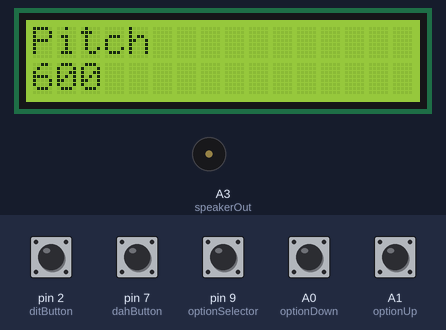
Simulated run of this sketch. Board: Arduino Uno, built with avr-gcc and run on an emulated ATmega328P. Parts: 16×2 character LCD, buzzer (waves = sounding). The inputs (shaded band) are chosen by the test bench; at power-on: A0 (optionDown), A1 (optionUp), pin 2 (ditButton), pin 7 (dahButton), pin 9 (optionSelector) HIGH.

Above: at 1.2 s.
1.3 s: pin 2 (ditButton) pulled LOW for 1 s
At 2.8 s:
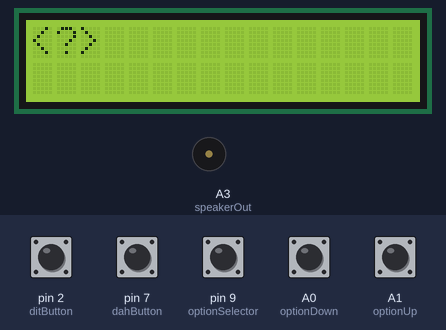
3.8 s: pin 7 (dahButton) pulled LOW for 0.15 s
At 4.7 s:
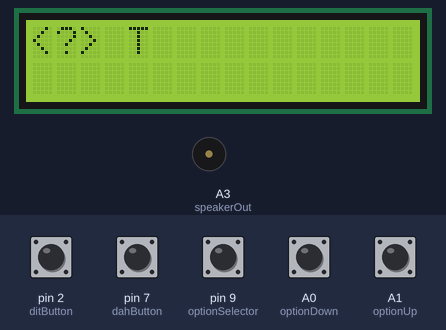
5.7 s: pin 9 (optionSelector) pulled LOW for 0.15 s
At 6.2 s:
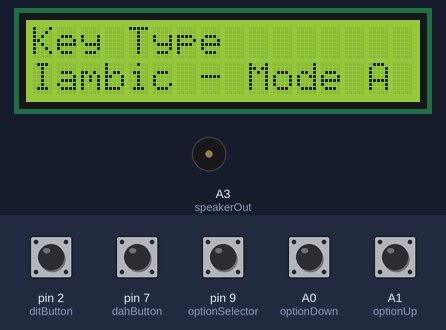
7.3 s: A0 (optionDown) pulled LOW for 0.15 s
At 7.9 s:
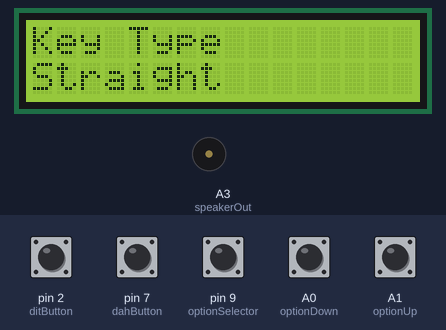
8.9 s: pin 2 (ditButton) pulled LOW for 0.15 s
At 9.7 s:
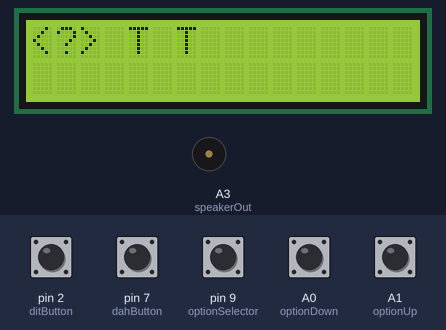
10.7 s: A0 (optionDown) pulled LOW for 1 s
At 11.7 s:
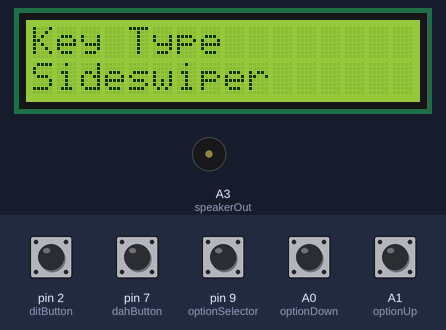
Timing chart, 0 to 13.7 s (numbered marks = the images above; inputs shaded):
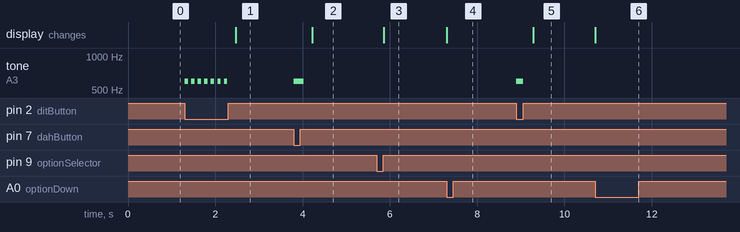

Measured:
- after the input at 1.3 s, tone on A3 (speakerOut): alternates 600 Hz for 0.08 s and silent for 0.08 s, 14 changes in all, then stays silent, starting at once; the display: changes after 1.2 s (image 1)
- after the input at 3.8 s, tone on A3 (speakerOut): silent → 600 Hz at once, → silent 0.23 s later; the display: changes after 0.42 s (image 2)
- after the input at 5.7 s, the display: changes after 0.16 s (image 3)
- after the input at 7.3 s, the display: changes at once (image 4)
- after the input at 8.9 s, tone on A3 (speakerOut): silent → 600 Hz at once, → silent 0.15 s later; the display: changes after 0.38 s (image 5)
- after the input at 10.7 s, the display: changes at once (image 6)

The sketch:

MorseKeyTool.ino
```cpp
#include <EEPROM.h>

//LCD SETUP
#include <LiquidCrystal.h>
const int rs = 12, en = 11, d4 = 5, d5 = 4, d6 = 3, d7 = 8;
LiquidCrystal lcd(rs, en, d4, d5, d6, d7);

// this constant won't change:
const int optionDown = A0;
const int optionUp = A1;
const int optionSelector = 9;
const int ditButton = 2;    // the pin that the pushbutton is attached to
const int dahButton = 7;    // the pin that the pushbutton is attached to

// Variables will change:
//unsigned long startPressTime;
unsigned long endPressTime;
unsigned long gapTime;
int buttonPushCounter = 0;   // counter for the number of button presses
int ditButtonState = 0;         // current state of the button
int ditLastButtonState = 0;     // previous state of the button
int dahButtonState = 0;         // current state of the button
int dahLastButtonState = 0;     // previous state of the button
bool ditPlaying = false;
bool dahPlaying = false;
bool ditPressed = false;
bool dahPressed = false;
bool gapTimerRunning = false;
bool gapTimerMaxReached = false; // once gap reaches 7 * wpm, gaptimer stops
bool interCharacterTimeReached = false; // once gap reaches 3 *8 wpm, denotes start of next letter
char lastPlayed = "";
int wpm = 16;
float ditSpeed = 75; // length of a dit in ms
int pitch = 600;
int mode = 0;

// wpm
// wpm = (60/(wpm*50))*1000

int option = 0;
int optionButtonPrevState = 0;
bool optionsDisplaying = false;
unsigned long optionsDisplayStart;

bool optionUpPrevState = 0;
bool optionDownPrevState = 0;
unsigned long optionHoldStart = 0;
int keyType = 0;
unsigned long straightKeyToneLength = 0;
bool straightKeyPressed = false;
bool paddlePressed = false;
int ditPaddle = 0;
//bool audioOutConnected = false;
int audioOut = 0; // 0 = Speaker, 1 = AUX
const int speakerOut = A3;

String morseBuffer = "";
String letterBuffer = "";


void setup() {
  lcd.begin(16, 2);

  // initialize the button pin as a input:
  pinMode(ditButton, INPUT_PULLUP);
  pinMode(dahButton, INPUT_PULLUP);
  pinMode(optionSelector, INPUT_PULLUP);
  pinMode(optionDown, INPUT_PULLUP);
  pinMode(optionUp, INPUT_PULLUP);

//  pinMode(A5, INPUT_PULLUP);
//  pinMode(A4, OUTPUT);

  // initialize serial communication:
  Serial.begin(19200);
}


// MORSE BUFFER FUNCTIONS
void addToMorseBuffer(char morse) {
  morseBuffer += String(morse);
}
void clearMorseBuffer() {
  morseBuffer = "";
}

// TONE FUNCTIONS
void playDit() {
  if ((ditButtonState == LOW or (dahButtonState == LOW and ditPaddle == 1)) and ditPlaying == false) {
    ditPlaying = true;
    addToMorseBuffer('.');
    if (audioOut == 1) {
      tone(6, pitch, ditSpeed);
    } else if (audioOut == 0) {
      tone(A3, pitch, ditSpeed);
    }

    delay((float)ditSpeed*2);
    ditPlaying = false;
    lastPlayed = '.';
  }
}
void playDah() {
  if ((dahButtonState == LOW or (ditButtonState == LOW and ditPaddle == 1)) and dahPlaying == false) {
    dahPlaying = true;
    addToMorseBuffer('-');
    if (audioOut == 1) {
      tone(6, pitch, ditSpeed*3);
    } else if (audioOut == 0) {
      tone(A3, pitch, ditSpeed*3);
    }
    delay((float)ditSpeed*4);
    dahPlaying = false;
    lastPlayed = '-';
  }
}

// GAP TIMER FUNCTIONS
void startGapTimer() {
  gapTimerRunning = true;
  endPressTime = millis();
}
void stopGapTimer() {
  gapTimerRunning = false;
//  startPressTime = millis();
//  unsigned long t = startPressTime - endPressTime;
//  return t;
}

float ratio = 1;
void checkGapTime(unsigned long t) {

  // if ditDah gap time reaches inter-character gap time (3 * ditSpeed)
  unsigned long gapTime = millis() - t;
  if (keyType < 3) {
    ratio = 0.5;
  } else {ratio = 1;}
  if ((gapTime > (ditSpeed * ratio * 3)) and gapTime < ditSpeed * 7) {
    interCharacterTimeReached = true;

    if (morseBuffer[0] != 0) {
      convertMorseBufferToLetter();
      clearMorseBuffer();
    }
  }

  // if ditDah gap time reaches inter-word gap time (7 * ditSpeed)
  else if (gapTime > (ditSpeed * 7)) {
    if (letterBuffer.length() > 0) {
      addSpaceToLetterBuffer();
    }
    stopGapTimer();
    gapTimerMaxReached = true;
    clearMorseBuffer();
  }
}

// LETTER BUFFER FUNCTIONS
void checkLetterBufferLength() {
  if (letterBuffer.charAt(0) == " ") {
    letterBuffer.remove(0, 1);
  }
  while (letterBuffer.length() > 32) {
    letterBuffer.remove(0, 1);
  }
}
void addSpaceToLetterBuffer() {
  letterBuffer += " ";
  checkLetterBufferLength();
}

// LCD FUNCTIONS
void updateLCD() {
  String line1 = "";
  String line2 = "";

  if (optionsDisplaying) {
    lcd.clear();
  }

  if (letterBuffer.length() > 16) {
    line1 = letterBuffer.substring(0, 16); // First line of LCD
    line2 = letterBuffer.substring(16,32); // Second line of LCD
  }
  else {
    line1 = letterBuffer;
  }

  lcd.setCursor(0,0);
  lcd.print(line1);
  lcd.setCursor(0,1);
  lcd.print(line2);
}
void updateLCD_options(String option, int value) {
//  if (optionsDisplaying) {
    lcd.clear();
//  }

  String line1 = option;
  String line2 = String(value);
  if (option == "Key Type") {
    if (value == 0) {
      line2 = "Iambic - Mode A";
    } else if (value == 1) {
      line2 = "Iambic - Mode B";
    } else if (value == 2) {
      line2 = "Single Lever";
    } else if (value == 3) {
      line2 = "Sideswiper";
    } else if (value == 4) {
      line2 = "Straight";
    }
  } else if (option == "Dit Paddle") {
    if (value == 0) {
      line2 = "Left";
    } else if (value == 1) {
      line2 = "Right";
    }
  } else if (option == "Audio Output") {
    if (value == 0) {
      line2 = "Speaker";
    } else if (value == 1) {
      line2 = "Aux Out";
    }
  }

  lcd.setCursor(0,0);
  lcd.print(line1);
  lcd.setCursor(0,1);
  lcd.print(line2);
}

// MORSE CONVERSION FUNCTION
void convertMorseBufferToLetter() {
  String ditDahs = "";
  String letter = "";

  int i = 0;
  while (morseBuffer[i] != 0) {
    ditDahs += String(morseBuffer[i]);
    i++;
  }

  clearMorseBuffer();

  if (ditDahs == ".-") { letter = "A"; }
    else if (ditDahs == "-...") { letter = "B"; }
    else if (ditDahs == "-.-.") { letter = "C"; }
    else if (ditDahs == "-..") { letter = "D"; }
    else if (ditDahs == ".") { letter = "E"; }
    else if (ditDahs == "..-.") { letter = "F"; }
    else if (ditDahs == "--.") { letter = "G"; }
    else if (ditDahs == "....") { letter = "H"; }
    else if (ditDahs == "..") { letter = "I"; }
    else if (ditDahs == ".---") { letter = "J"; }
    else if (ditDahs == "-.-") { letter = "K"; }
    else if (ditDahs == ".-..") { letter = "L"; }
    else if (ditDahs == "--") { letter = "M"; }
    else if (ditDahs == "-.") { letter = "N"; }
    else if (ditDahs == "---") { letter = "O"; }
    else if (ditDahs == ".--.") { letter = "P"; }
    else if (ditDahs == "--.-") { letter = "Q"; }
    else if (ditDahs == ".-.") { letter = "R"; }
    else if (ditDahs == "...") { letter = "S"; }
    else if (ditDahs == "-") { letter = "T"; }
    else if (ditDahs == "..-") { letter = "U"; }
    else if (ditDahs == "...-") { letter = "V"; }
    else if (ditDahs == ".--") { letter = "W"; }
    else if (ditDahs == "-..-") { letter = "X"; }
    else if (ditDahs == "-.--") { letter = "Y"; }
    else if (ditDahs == "--..") { letter = "Z"; }
    else if (ditDahs == "-----") { letter = "0"; }
    else if (ditDahs == ".----") { letter = "1"; }
    else if (ditDahs == "..---") { letter = "2"; }
    else if (ditDahs == "...--") { letter = "3"; }
    else if (ditDahs == "....-") { letter = "4"; }
    else if (ditDahs == ".....") { letter = "5"; }
    else if (ditDahs == "-....") { letter = "6"; }
    else if (ditDahs == "--...") { letter = "7"; }
    else if (ditDahs == "---..") { letter = "8"; }
    else if (ditDahs == "----.") { letter = "9"; }
    else if (ditDahs == "--..--") { letter = ","; }
    else if (ditDahs == "..--..") { letter = "?"; }
    else if (ditDahs == "-.-.--") { letter = "!"; }
    else if (ditDahs == "-....-") { letter = "-"; }
    else if (ditDahs == "-..-.") { letter = "/"; }
    else if (ditDahs == ".--.-.") { letter = "@"; }
    else if (ditDahs == "-.--.") { letter = "("; }
    else if (ditDahs == "-.--.-") { letter = ")"; }
    else if (ditDahs == ".----.") { letter = "'"; }
    else if (ditDahs == ".-..-.") { letter = "\""; }
    else if (ditDahs == ".-...") { letter = "&"; }
    else if (ditDahs == "---...") { letter = ") {"; }
    else if (ditDahs == "-.-.-.") { letter = ";"; }
    else if (ditDahs == "-...-") { letter = "="; }
    else if (ditDahs == ".-.-.") { letter = "+"; }
    else if (ditDahs == "..--.-") { letter = "_"; }
    else if (ditDahs == "...-..-") { letter = "$"; }
    else if (ditDahs == ".-.-.-") { letter = "."; }
    else if (ditDahs == "........") { letter = "<HH>"; }
    else if (ditDahs == ".-.-") { letter = "<AA>"; }
    else if (ditDahs == ".-...") { letter = "<AS>"; }
    else if (ditDahs == "-...-.-") { letter = "<BK>"; }
    else if (ditDahs == "-.-..-..") { letter = "<CL>"; }
    else if (ditDahs == "-.-.-") { letter = "<CT>"; }
    else if (ditDahs == "-..---") { letter = "<DO>"; }
    else if (ditDahs == "-.-.-") { letter = "<KA>"; }
    else if (ditDahs == "-.--.") { letter = "<KN>"; }
    else if (ditDahs == "...-.-") { letter = "<SK>"; }
    else if (ditDahs == "...-.") { letter = "<SN>"; }
    else if (ditDahs == "...---...") { letter = "<SOS>"; }
    else {
      letter = "<?>";
      }

  letterBuffer += letter;
  checkLetterBufferLength();

  updateLCD();
}


void updateOption(int value) {
  if (option == 0) {
    wpm = wpm + value;
    if (wpm > 30) { wpm = 30; }
    if (wpm < 5) { wpm = 5; }
    ditSpeed = (float)1200/wpm;
    optionsDisplaying = true;
    updateLCD_options("WPM", wpm);
    optionsDisplayStart = millis();
  }
  else if (option == 1) {
    pitch = pitch + (value*10);
    if (pitch > 1000) { pitch = 1000; }
    if (pitch < 400) { pitch = 400; }
    optionsDisplaying = true;
    updateLCD_options("Pitch", pitch);
    optionsDisplayStart = millis();
  }
  else if (option == 2) {
    keyType = keyType + value;
    if (keyType > 4) {
      keyType = 0;
    } else if (keyType < 0) {
      keyType = 4;
    }
    if (keyType > 1 and option == 3) {
      option += 1;
    }

    // Iambic Mode A, Iambic Mode B, Single Lever, Straight
    updateLCD_options("Key Type", keyType);
    optionsDisplaying = true;
    optionsDisplayStart = millis();
  }
  else if (option == 3) {
    ditPaddle = ditPaddle + value;
    if (ditPaddle > 1) {
      ditPaddle = 0;
    } else if (ditPaddle < 0) {
      ditPaddle = 1;
    }
    updateLCD_options("Dit Paddle", ditPaddle);
    optionsDisplaying = true;
    optionsDisplayStart = millis();
  }
}

void loop() {


  // Clear OPTIONS from LCD screen after 5 seconds
  if (optionsDisplaying == true and (millis() - optionsDisplayStart) > 5000) {
    updateLCD();
    optionsDisplaying = false;
  }

  // Handle OPTION UP button press/depress
  if (digitalRead(optionUp) == 0 and optionUpPrevState == 1) {
    optionUpPrevState = 0;
    optionHoldStart = millis();
    updateOption(1);
  }
  else if (digitalRead(optionUp) == 0 and optionUpPrevState == 0 and ((millis() - optionHoldStart)>2000)) {
    updateOption(1);
  }
  else if (digitalRead(optionUp) == 1) {
    optionUpPrevState = 1;
  }
  // Handle OPTION DOWN button press/depress
  if (digitalRead(optionDown) == 0 and optionDownPrevState != 0) {
    optionDownPrevState = 0;
    optionHoldStart = millis();
    updateOption(-1);
  }
  else if (digitalRead(optionDown) == 0 and optionDownPrevState == 0 and ((millis() - optionHoldStart)>2000)) {
    updateOption(-1);
  }
  else if (digitalRead(optionDown) == 1) {
    optionDownPrevState = 1;
  }


  // Handle OPTIONS button press/depress
  if (digitalRead(optionSelector) == 1 and optionButtonPrevState != 1) {
    optionButtonPrevState = 1;
    option += 1;
    if (option > 3) { option = 0; }
    // Skip option 3 if not in Iambic (double-paddle) mode
    if (option == 3 and (keyType > 1)) {
      option += 1;
    }
    if (option == 0) {
      optionsDisplaying = true;
      updateLCD_options("WPM", wpm);
      optionsDisplayStart = millis();
    }
    else if (option == 1) {
      optionsDisplaying = true;
      updateLCD_options("Pitch", pitch);
      optionsDisplayStart = millis();
    }
    else if (option == 2) {
      optionsDisplaying = true;
      updateLCD_options("Key Type", keyType);
      optionsDisplayStart = millis();
    }
    else if (option == 3) {
      optionsDisplaying = true;
      updateLCD_options("Dit Paddle", ditPaddle);
      optionsDisplayStart = millis();
    }
//    else if (option == 4) {
//      optionsDisplaying = true;
//      updateLCD_options("Save Config", 1);
//      optionsDisplayStart = millis();
//    }
  }
  else if (digitalRead(optionSelector) == 0 and optionButtonPrevState == 1) {
    optionButtonPrevState = 0;
  }

  // Handle CW Key press/depress
  if (keyType < 3) {
    ditButtonState = digitalRead(ditButton);
    dahButtonState = digitalRead(dahButton);

    // If either paddle is pressed...
    if (ditButtonState == LOW or dahButtonState == LOW) {
      gapTimerMaxReached = false;
//      interCharacterTimeReached = false;
      checkGapTime(millis());
      if (gapTimerRunning == true) {
        stopGapTimer();
      }
      paddlePressed = true;
    }

    // Handle Iambic Mode A or B paddle presses
    // BOTH paddles pressed
    if (ditButtonState == LOW and dahButtonState == LOW and (keyType == 0 or keyType == 1)) {
      if (lastPlayed == '.') {
        playDah();
        if (keyType == 1) { // If in Iambic Mode B
          playDit();
        }
      }
      else if (lastPlayed == '-') {
        playDit();
        if (keyType == 1) {
          playDah();
        }
      }
      else {
        playDit();
        playDah();
        if (keyType == 1) { // If in Iambic Mode B
          playDit();
        }
      }
    }
    // Iambic Mode A, Iambic Mode B, or Single Lever
    else if (dahButtonState == LOW and ditButtonState == HIGH and keyType < 3) {
      // Paddles in normal orientation
      if (ditPaddle == 0) {
        playDah();
      }
      // Paddles in switched orientation
      else if (ditPaddle == 1) {
        playDit();
      }
    }
    // Iambic Mode A, Iambic Mode B, or Single Lever
    else if (ditButtonState == LOW and dahButtonState == HIGH and keyType < 3) {
      if (ditPaddle == 0) {
        playDit();
      }
      // Paddles in switched orientation
      else if (ditPaddle == 1) {
        playDah();
      }
    }

    // If no paddle is pressed and gapTimer is not running and hasn't maxed out...
    else if (ditButtonState == HIGH and dahButtonState == HIGH and gapTimerRunning == false and gapTimerMaxReached == false) {
      if (paddlePressed) {
        startGapTimer();
        paddlePressed = false;
      }

    }
  }

  // Sideswiper Key
  if (keyType == 3) {
    ditButtonState = digitalRead(ditButton);
    dahButtonState = digitalRead(dahButton);

    if (ditButtonState == LOW or dahButtonState == LOW) {
      tone(speakerOut, pitch);

      if (!straightKeyPressed) {
        straightKeyToneLength = millis();
        gapTimerMaxReached = false;
        interCharacterTimeReached = false;
        if (gapTimerRunning == true) {
          stopGapTimer();
        }
      }

      straightKeyPressed = true;
  //    Serial.
    }
    else if (ditButtonState == HIGH and dahButtonState == HIGH) {
      noTone(speakerOut);


      if (straightKeyPressed) {
        unsigned long toneLength = millis() - straightKeyToneLength;

        if (toneLength < ditSpeed*1.5 and toneLength > 5) {
          addToMorseBuffer('.');
        } else if (toneLength > 5) {
          addToMorseBuffer('-');
        }
        startGapTimer();
        straightKeyPressed = false;
      }
    }
  }

  // Straight Key
  if (keyType == 4) {
    ditButtonState = digitalRead(ditButton);

    if (ditButtonState == LOW) {
      tone(speakerOut, pitch);

      if (!straightKeyPressed) {
        straightKeyToneLength = millis();
        gapTimerMaxReached = false;
        interCharacterTimeReached = false;
        if (gapTimerRunning == true) {
          stopGapTimer();
        }
      }

      straightKeyPressed = true;
  //    Serial.
    }
    else if (ditButtonState == HIGH) {
      noTone(speakerOut);


      if (straightKeyPressed) {
        unsigned long toneLength = millis() - straightKeyToneLength;

        if (toneLength < ditSpeed*1.5 and toneLength > 5) {
          addToMorseBuffer('.');
        } else if (toneLength > 5) {
          addToMorseBuffer('-');
        }
        startGapTimer();
        straightKeyPressed = false;
      }
    }
  }


  if (gapTimerRunning == true) {
    checkGapTime(endPressTime);
  }

}
```
